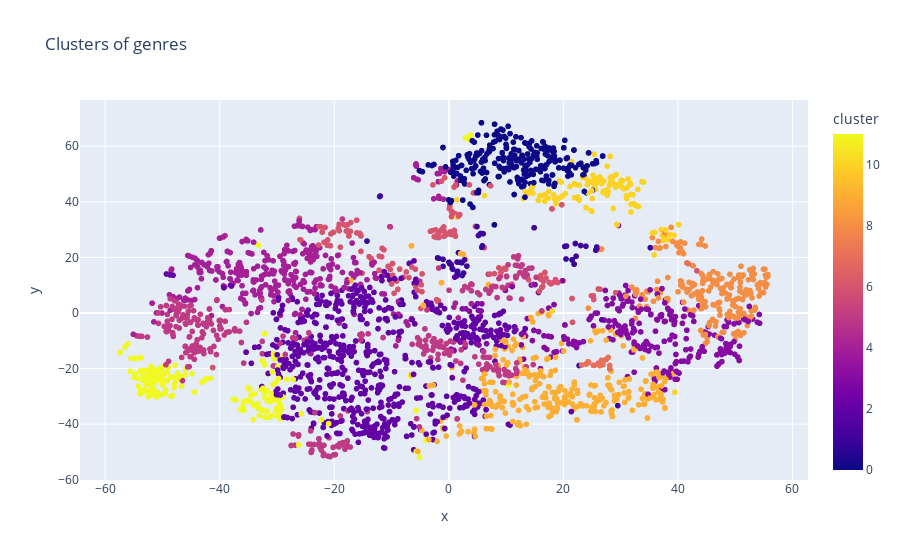

Notebook source saved alongside this figure:
### Code cell
from sklearn.manifold import TSNE

tsne_pipeline = Pipeline([('scaler', StandardScaler()), ('tsne', TSNE(n_components=2, verbose=1))])
genre_embedding = tsne_pipeline.fit_transform(X) # returns np-array of coordinates(x,y) for each record after TSNE.
projection = pd.DataFrame(columns=['x', 'y'], data=genre_embedding)
projection['genres'] = genre_data['genres']
projection['cluster'] = genre_data['cluster']

fig = px.scatter(
    projection, x='x', y='y', color='cluster', hover_data=['x', 'y', 'genres'],title='Clusters of genres')
fig.show()

### Figure 1 — Plotly figure (JSON) as saved in the notebook; plotly's stock layout.template omitted (floating-point values rounded to 4 significant figures; data arrays with more than 128 entries replaced by an {"elided": "..."} marker saying what was removed)
{"data": [{"customdata": {"elided": "2973x1 str values"}, "hovertemplate": "x=%{x}<br>y=%{y}<br>genres=%{customdata[0]}<br>cluster=%{marker.color}<extra></extra>", "legendgroup": "", "marker": {"color": {"elided": "2973 int values"}, "coloraxis": "coloraxis", "symbol": "circle"}, "mode": "markers", "name": "", "showlegend": false, "type": "scattergl", "x": {"elided": "2973 float values"}, "xaxis": "x", "y": {"elided": "2973 float values"}, "yaxis": "y"}], "layout": {"coloraxis": {"colorbar": {"title": {"text": "cluster"}}, "colorscale": [[0, "#0d0887"], [0.1111, "#46039f"], [0.2222, "#7201a8"], [0.3333, "#9c179e"], [0.4444, "#bd3786"], [0.5556, "#d8576b"], [0.6667, "#ed7953"], [0.7778, "#fb9f3a"], [0.8889, "#fdca26"], [1, "#f0f921"]]}, "legend": {"tracegroupgap": 0}, "title": {"text": "Clusters of genres"}, "xaxis": {"anchor": "y", "domain": [0, 1], "title": {"text": "x"}}, "yaxis": {"anchor": "x", "domain": [0, 1], "title": {"text": "y"}}}}
